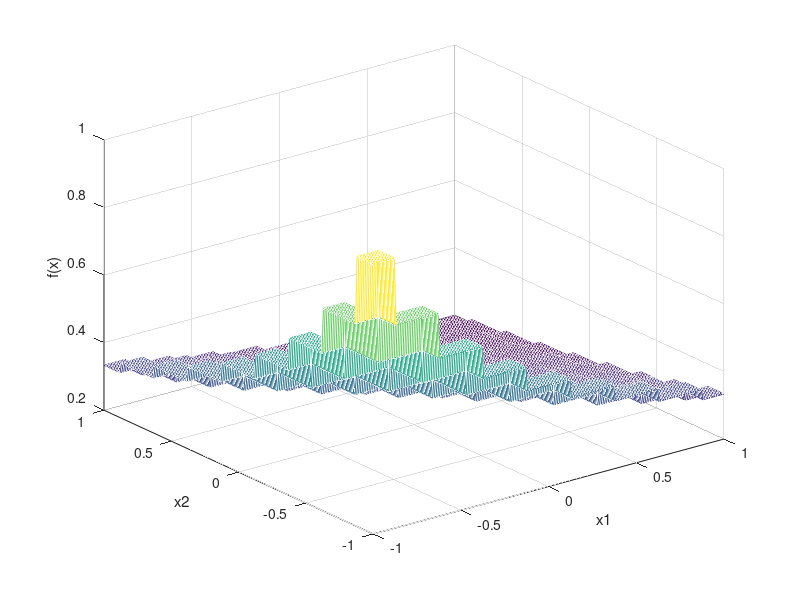

The MATLAB source for this figure:
clc;clear;close all;

alfa=-1;
beta=1;
h=0.25;
N=9;
x1=alfa:0.01:beta;
x2=x1;
[~,n1]=size(x1);
[~,n2]=size(x2);
e1=beta*ones(1,N+1);
e2=beta*ones(1,N+1);


for j=1:N
    e1(j)=alfa+h*(j-1);
    e2(j)=alfa+h*(j-1);
end
f_x=zeros(n1,n2);
for k1=1:n1
    for k2=1:n2
 
       i1=min(find(e1<=x1(1,k1),1,'last'),find(e1>=x1(1,k1),1));
       i2=min(find(e2<=x2(1,k2),1,'last'),find(e2>=x2(1,k2),1));
       
       if x1(1,k1)>=e1(1,i1)&& x1(1,k1)<=.5*(e1(1,i1)+e1(1,1+i1))&& x2(1,k2)>=e2(1,i2)&& x2(1,k2)<=.5*(e2(1,i2)+e2(1,1+i2))
           p=0;
           q=0;
       elseif x1(1,k1)>=e1(1,i1)&& x1(1,k1)<=.5*(e1(1,i1)+e1(1,1+i1))&& x2(1,k2)>=0.5*(e2(1,i2)+e2(1,1+i2))&& x2(1,k2)<=e2(1,1+i2)
           p=0;
           q=1; 
       elseif x1(1,k1)>=.5*(e1(1,i1)+e1(1,1+i1))&& x1(1,k1)<=e1(1,1+i1)&& x2(1,k2)>=e2(1,i2)&& x2(1,k2)<=0.5*(e2(1,i2)+e2(1,1+i2))
           p=1;
           q=0; 
       elseif x1(1,k1)>=.5*(e1(1,i1)+e1(1,1+i1))&& x1(1,k1)<=e1(1,1+i1)&& x2(1,k2)>=0.5*(e2(1,i2)+e2(1,1+i2))&& x2(1,k2)<=e2(1,1+i2)
           p=1;
           q=1; 
       end
 
       f_x(k1,k2)=1/(3+e1(1,i1+p)+e2(1,i2+q));
    end
end
[x1,x2]=meshgrid(x1,x2);
figure1 = figure('Color',[1 1 1]);
mesh(x1,x2,transpose(f_x));
xlabel('x1');
ylabel('x2');
zlabel('f(x)');